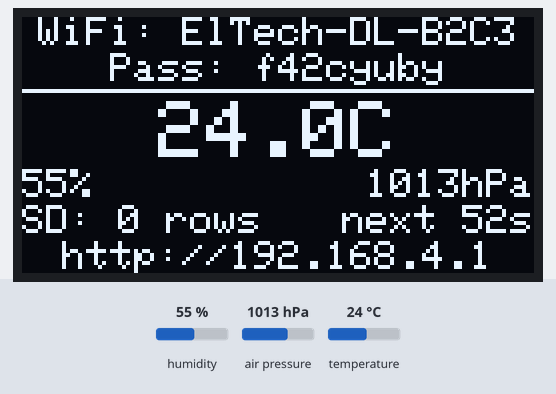
Bench run of a sketch on a simulated ESP32-C3. Parts: 128×64 one-colour display. The test bench sets the inputs (shaded band); at power-on: humidity 55 %, air pressure 1013 hPa, temperature 24 °C. Storage starts empty; random numbers use the default seed unless the sketch sets one; EEPROM starts erased; what the sketch prints to the serial monitor is not drawn.

Above: at 9.4 s.
9.5 s: humidity set to 22 %
At 11.7 s:
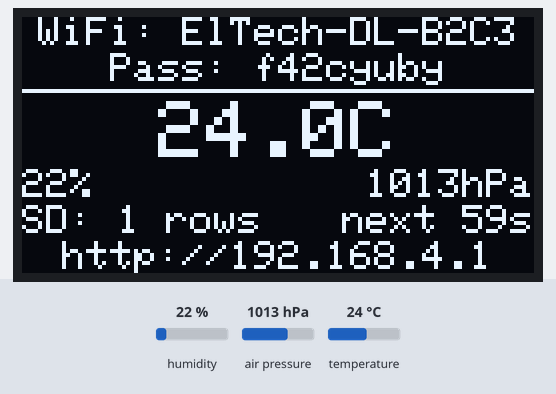
13.8 s: air pressure set to 952 hPa
At 14.7 s:
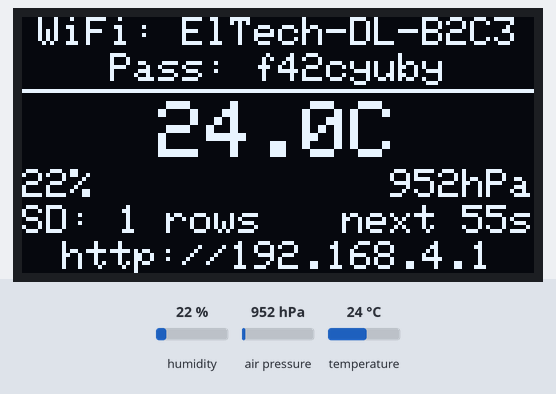
17.8 s: temperature set to 12 °C
At 19.0 s:
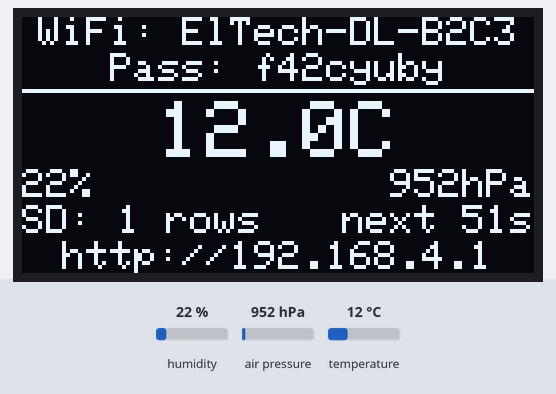
21.8 s: humidity set to 40 %
At 23.2 s:
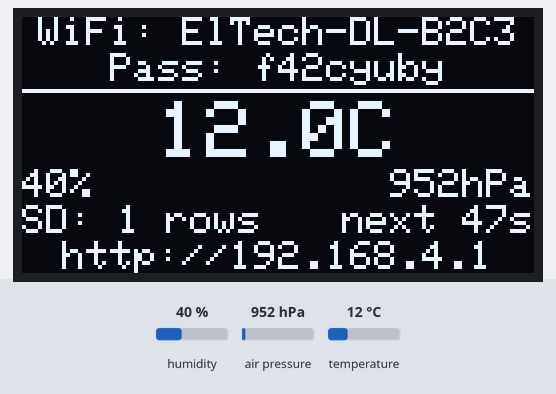
Timing chart, 0 to 24.8 s (numbered marks = the images above; inputs shaded):
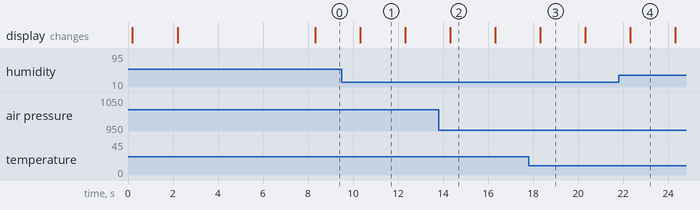

Measured:
- what the display in image 3 shows lasts 2.0 s, from 18.3 s to 20.3 s

The sketch:

data_logger.ino
```cpp
// ElTech-Online ESP32 Data Logger — records temperature, humidity and air
// pressure to a microSD card as a spreadsheet file, with an OLED readout and a
// web page to download the file from.
//
// BETA: this sketch compiles but has not been fully tested on hardware yet.
//
// The technique this kit teaches:
//   - microSD card module -> the SPI BUS (four wires) and FILES: creating,
//     appending to, reading and deleting a file on a memory card
// The sensor and the OLED share the I2C bus, as in the Weather Station kit.
//
// Libraries needed (Arduino IDE Library Manager):
//   Adafruit AHTX0
//   Adafruit BMP280 Library
//   Adafruit SH110X
//   Adafruit GFX Library
// (click "Install all" if it offers dependencies. SD, SPI, WiFi and WebServer
// are built into the ESP32 board package — no separate install)
// Board package: esp32 by Espressif Systems
//
// How to use:
//   1. Put a microSD card (FAT32 formatted, 32 GB or smaller) in the module.
//   2. Flash this sketch. It starts logging one row a minute to log.csv.
//   3. The OLED shows the board's WiFi name and password. Join that network
//      with your phone or laptop and open http://192.168.4.1
//   4. Opening the page also sets the board's clock from your phone, so the
//      rows get real dates and times. "Download" saves the file.
// Full source, wiring diagram and setup guide: github.com/eltech-online/eltech-esp32-data-logger
//
// ---------------------------------------------------------------------------
// New to Arduino code? How to read this file
// ---------------------------------------------------------------------------
// Lines starting with // are comments: notes for people, ignored by the board.
// The file is in this order, and you can read it top to bottom:
//   1. Settings      - pin numbers and the file name, safe to change
//   2. Clock         - getting the date and time from your phone
//   3. SD card       - starting the card and writing a row to the file
//   4. Web server    - what the board sends to your browser
//   5. setup()       - runs ONCE when the board is powered on
//   6. loop()        - then runs over and over, forever
//   7. OLED screen   - drawing the readings on the display
//   8. Self-test     - checking every part works at power-on
// A good first experiment: change DEFAULT_INTERVAL_SECONDS below and upload.

#include <WebServer.h>
#include <Preferences.h>   // saves the logging interval in flash
#include <Wire.h>          // the I2C bus (sensor + OLED)
#include <SPI.h>           // the SPI bus (SD card)
#include <SD.h>            // files on the SD card
#include <sys/time.h>      // the board's clock
#include <Adafruit_AHTX0.h>
#include <Adafruit_BMP280.h>
#include <Adafruit_GFX.h>
#include <Adafruit_SH110X.h>

// ---- WiFi Access Point settings ----
// Leave both empty ("") and every board gets its OWN network name (e.g.
// "ElTech-DL-A3F2") and its OWN random 8-character password, saved in flash.
// Or type your own: name up to 32 characters, password 8-63 characters.
const char* AP_SSID     = "";
const char* AP_PASSWORD = "";
const bool  AP_OPEN_NETWORK = false;  // true = no password at all
#define KIT_SSID_PREFIX "ElTech-DL-"
#define KIT_PREFS       "logger"      // name of this kit's flash "notebook"
#include "eltech_wifi.h"     // starts the WiFi network (second tab in the IDE)
#include "logo_bitmap.h"     // shop logo bitmap for the OLED splash screen
#include "page_template.h"   // the web page's HTML

// ---- I2C pins (sensor + OLED) ----
#define I2C_SDA 8
#define I2C_SCL 9
#define OLED_ADDR   0x3C   // try 0x3D if the screen stays blank
#define BMP280_ADDR 0x77   // the sketch also tries 0x76 by itself

// ---- SPI pins (SD card) ----
// SPI uses four wires. Three are shared by every SPI part on the bus:
//   SCK  = the clock, ticking once per bit
//   MOSI = data from the board to the card ("Master Out, Slave In")
//   MISO = data from the card to the board ("Master In, Slave Out")
// and each part has its own CS ("Chip Select") wire: the board pulls it LOW to
// say "I am talking to YOU now". These four are the ESP32-C3 SuperMini's
// labelled SPI pins.
#define SD_SCK  4   // card module CLK
#define SD_MISO 5   // card module MISO
#define SD_MOSI 6   // card module MOSI
#define SD_CS   7   // card module CS

// ---- Logging ----
const char* LOG_FILE = "/log.csv";         // file names on the card start with /
const int DEFAULT_INTERVAL_SECONDS = 60;   // one row a minute (changeable on the web page)

#define SCREEN_WIDTH 128
#define SCREEN_HEIGHT 64

Adafruit_AHTX0 aht;
Adafruit_BMP280 bmp;
Adafruit_SH1106G display(SCREEN_WIDTH, SCREEN_HEIGHT, &Wire, -1);
WebServer server(80);

// Whether each part answered, so the code can skip a missing one.
bool oledOK = false, ahtOK = false, bmpOK = false, sdOK = false;
bool selfTestPassed = false;
String sdDetail = "";            // card size, or why it failed

// The latest readings. NAN means "not a number": no value yet.
float g_temperature = NAN, g_humidity = NAN, g_pressure = NAN;

int intervalSeconds = DEFAULT_INTERVAL_SECONDS;
unsigned long lastLogMs = 0;     // millis() when the last row was written
unsigned long rowsLogged = 0;    // rows written since power-on
String lastRow = "";             // the last row written, shown on the web page

void centerText(const String& text, int y, int textSize);
void drawDataScreen();
bool runSelfTest();

// ---------------------------------------------------------------------------
// Clock
// ---------------------------------------------------------------------------
// The ESP32 can count time very well, but at power-on it has no idea what the
// date is: it has no battery-backed clock. Your phone knows, so the web page
// sends the phone's time to the board each time it is opened. Until then, rows
// are stamped with the time since power-on instead.
bool clockSet = false;

// The page sends: seconds since 1 Jan 1970 (the usual way computers count
// time, called "epoch" or "Unix time") and the phone's time zone offset in
// minutes. Adding the offset makes the board's clock show local time.
void setClock(long long epochSeconds, int offsetMinutes) {
  struct timeval tv;
  tv.tv_sec = epochSeconds + offsetMinutes * 60;
  tv.tv_usec = 0;
  settimeofday(&tv, NULL);
  clockSet = true;
}

// The time as text for a row of the file: "2026-10-06 14:03:20" once the clock
// is set, or "boot+00:12:45" before.
String timeStamp() {
  char text[24];
  if (clockSet) {
    time_t now = time(NULL);
    struct tm parts;
    gmtime_r(&now, &parts);   // splits the seconds into year, month, day, hour...
    strftime(text, sizeof(text), "%Y-%m-%d %H:%M:%S", &parts);
  } else {
    unsigned long s = millis() / 1000;
    snprintf(text, sizeof(text), "boot+%02lu:%02lu:%02lu", s / 3600, (s / 60) % 60, s % 60);
  }
  return String(text);
}

// ---------------------------------------------------------------------------
// SD card
// ---------------------------------------------------------------------------

// Starts the card and returns true if one is there and readable.
bool startCard() {
  SD.end();                                       // in case this is a retry
  SPI.begin(SD_SCK, SD_MISO, SD_MOSI, SD_CS);
  if (!SD.begin(SD_CS)) {
    sdDetail = "no card or bad wiring";
    return false;
  }
  if (SD.cardType() == CARD_NONE) {
    sdDetail = "no card";
    return false;
  }
  // cardSize() is in bytes; dividing by 1024 twice gives megabytes.
  sdDetail = String((unsigned long)(SD.cardSize() / (1024 * 1024))) + " MB card";
  return true;
}

// Adds one row to the end of the log file. Returns true if it was written.
//
// The file is opened, written and CLOSED again for every row. Closing is what
// actually saves the data to the card, so you can pull the power at any moment
// and lose at most the row being written.
//
// CSV means "comma-separated values": plain text, one row per line, commas
// between the columns. Any spreadsheet program opens it.
bool logRow() {
  if (!sdOK) return false;
  bool isNewFile = !SD.exists(LOG_FILE);
  File file = SD.open(LOG_FILE, FILE_APPEND);     // FILE_APPEND = add to the end
  if (!file) {
    sdOK = false;                                 // card pulled out? loop() retries
    sdDetail = "write failed";
    return false;
  }
  if (isNewFile) file.println("time,temperature_c,humidity_pct,pressure_hpa");   // column titles

  lastRow = timeStamp() + "," + String(g_temperature, 1) + "," + String(g_humidity, 1) + "," + String(g_pressure, 1);
  file.println(lastRow);
  file.close();
  rowsLogged++;
  Serial.println("Logged: " + lastRow);
  return true;
}

// The log file's size in bytes (0 if there is no file).
unsigned long logFileSize() {
  if (!sdOK || !SD.exists(LOG_FILE)) return 0;
  File file = SD.open(LOG_FILE, FILE_READ);
  unsigned long size = file.size();
  file.close();
  return size;
}

// ---------------------------------------------------------------------------
// Web server
// ---------------------------------------------------------------------------
// A browser asks the board for an address, and the matching function below
// sends the answer. setup() connects each address to its function.

void handleRoot() {
  server.sendHeader("Cache-Control", "no-store, no-cache, must-revalidate");
  server.send(200, "text/html", PAGE_TEMPLATE);
}

void handleStyle() {
  server.send(200, "text/css", STYLE_CSS);
}

// "/data" -> the readings and the logger's status as JSON, a simple text
// format programs can read. The page asks for it every 2 seconds.
void handleData() {
  String json = "{";
  json += "\"temp\":\"" + (ahtOK ? String(g_temperature, 1) + " °C" : String("n/a")) + "\",";
  json += "\"hum\":\""  + (ahtOK ? String(g_humidity, 1) + " %" : String("n/a")) + "\",";
  json += "\"pres\":\"" + (bmpOK ? String(g_pressure, 0) + " hPa" : String("n/a")) + "\",";
  json += "\"card\":" + String(sdOK ? "true" : "false") + ",";
  json += "\"card_detail\":\"" + sdDetail + "\",";
  json += "\"rows\":" + String(rowsLogged) + ",";
  json += "\"size\":" + String(logFileSize()) + ",";
  json += "\"interval\":" + String(intervalSeconds) + ",";
  json += "\"clock_set\":" + String(clockSet ? "true" : "false") + ",";
  json += "\"clock\":\"" + timeStamp() + "\",";
  json += "\"last\":\"" + lastRow + "\",";
  json += "\"selftest\":\"" + String(selfTestPassed ? "PASS" : "FAIL") + "\"}";
  server.sendHeader("Cache-Control", "no-store, no-cache, must-revalidate");
  server.send(200, "application/json", json);
}

// "/download" -> the whole log file. The Content-Disposition header tells the
// browser to save it as a file instead of showing it. streamFile() sends it in
// small pieces, so even a file far bigger than the board's memory works.
void handleDownload() {
  if (!sdOK || !SD.exists(LOG_FILE)) {
    server.send(404, "text/plain", "No log file yet.");
    return;
  }
  File file = SD.open(LOG_FILE, FILE_READ);
  server.sendHeader("Content-Disposition", "attachment; filename=\"log.csv\"");
  server.streamFile(file, "text/csv");
  file.close();
}

// "/clear" -> deletes the log file. The next row starts a new one.
void handleClear() {
  if (sdOK) SD.remove(LOG_FILE);
  rowsLogged = 0;
  lastRow = "";
  handleData();
}

// "/interval?s=30" -> how often a row is written, saved in flash.
void handleInterval() {
  intervalSeconds = constrain(server.arg("s").toInt(), 2, 3600);
  Preferences prefs;
  prefs.begin(KIT_PREFS, false);
  prefs.putInt("interval", intervalSeconds);
  prefs.end();
  handleData();
}

// "/settime?epoch=1790000000&offset=60" -> sets the clock from the phone.
void handleSetTime() {
  setClock(atoll(server.arg("epoch").c_str()), server.arg("offset").toInt());
  handleData();
}

// ---------------------------------------------------------------------------
// setup() runs once at power-on, loop() then runs forever
// ---------------------------------------------------------------------------

void setup() {
  Serial.begin(115200);
  Wire.begin(I2C_SDA, I2C_SCL);

  oledOK = display.begin(OLED_ADDR, true);
  ahtOK = aht.begin();
  bmpOK = bmp.begin(BMP280_ADDR) || bmp.begin(0x76);
  sdOK = startCard();

  if (oledOK) {
    display.setTextColor(SH110X_WHITE);   // required, or no text is drawn
    display.setTextWrap(false);
  }

  Preferences prefs;
  prefs.begin(KIT_PREFS, true);           // true = read only
  intervalSeconds = constrain(prefs.getInt("interval", DEFAULT_INTERVAL_SECONDS), 2, 3600);
  prefs.end();

  Serial.println("========================================");
  Serial.println("           ElTech-Online");
  Serial.println("     ESP32 Data Logger (BETA)");
  Serial.println("========================================");

  wifiOK = startAccessPoint();
  selfTestPassed = runSelfTest();
  printWifiDetails();

  server.on("/", handleRoot);
  server.on("/style.css", handleStyle);
  server.on("/data", handleData);
  server.on("/download", handleDownload);
  server.on("/clear", HTTP_POST, handleClear);
  server.on("/interval", HTTP_POST, handleInterval);
  server.on("/settime", HTTP_POST, handleSetTime);
  server.begin();
  readSensors();   // so the very first row of the log has real numbers in it

  if (oledOK) {
    display.clearDisplay();
    display.drawBitmap((SCREEN_WIDTH - LOGO_WIDTH) / 2, 0, logo_bmp, LOGO_WIDTH, LOGO_HEIGHT, SH110X_WHITE);
    centerText("ElTech-Online", 36, 1);
    centerText("Data Logger", 48, 1);
    display.display();
    delay(2000);
    if (wifiOK) {
      display.clearDisplay();
      centerText("Connect to WiFi:", 0, 1);
      centerText(apSsid, 12, 1);
      centerText(AP_OPEN_NETWORK ? String("(open network)") : "Pass: " + apPassword, 24, 1);
      centerText("then open:", 36, 1);
      centerText(apUrl, 48, 1);
      display.display();
      delay(6000);
    }
  }
}

// Takes one reading from each sensor into the g_ variables.
void readSensors() {
  if (ahtOK) {
    sensors_event_t humidity, temp;
    aht.getEvent(&humidity, &temp);
    g_temperature = temp.temperature;
    g_humidity = humidity.relative_humidity;
  }
  if (bmpOK) g_pressure = bmp.readPressure() / 100.0F;   // pascals -> hectopascals
}

void loop() {
  server.handleClient();   // answer any browser that's waiting

  // Read the sensors every 2 seconds WITHOUT stopping the web server.
  // millis() is the number of milliseconds since the board started; we note
  // when we last read and only read again once 2000 ms have gone by.
  // ("static" makes lastRead keep its value between runs of loop().)
  static unsigned long lastRead = 0;
  if (millis() - lastRead >= 2000) {
    lastRead = millis();
    readSensors();
    if (oledOK) drawDataScreen();
  }

  // Write a row every intervalSeconds. The same millis() pattern, with a
  // different gap. The "|| lastLogMs == 0" makes the first row happen at once.
  if (millis() - lastLogMs >= (unsigned long)intervalSeconds * 1000 || lastLogMs == 0) {
    lastLogMs = millis();
    if (lastLogMs == 0) lastLogMs = 1;
    logRow();
  }

  // No card (or it was pulled out)? Try to start it again every 5 seconds, so
  // a card can be swapped without restarting the board.
  static unsigned long lastCardTry = 0;
  if (!sdOK && millis() - lastCardTry >= 5000) {
    lastCardTry = millis();
    sdOK = startCard();
    if (sdOK) Serial.println("SD card found: " + sdDetail);
  }
}

// The live data screen:
//
//   y=0   WiFi: ElTech-DL-A3F2      <- network name
//   y=9   Pass: abcd2345            <- password
//   y=20      21.4C                 <- big temperature (text size 2)
//   y=38  48%          1013hPa      <- humidity and pressure
//   y=47  SD: 128 rows  next 42s    <- the logger
//   y=56  http://192.168.4.1        <- the address to open in your browser
void drawDataScreen() {
  display.clearDisplay();

  if (wifiOK) {
    String nameLine = "WiFi: " + apSsid;
    centerText(nameLine.length() <= 21 ? nameLine : apSsid, 0, 1);
    String passLine = AP_OPEN_NETWORK ? String("Open network") : "Pass: " + apPassword;
    centerText(passLine.length() <= 21 ? passLine : apPassword, 9, 1);
  } else {
    centerText("WiFi FAILED", 0, 1);
    centerText(wifiError, 9, 1);
  }
  display.drawLine(0, 18, SCREEN_WIDTH, 18, SH110X_WHITE);

  centerText(ahtOK ? String(g_temperature, 1) + "C" : String("n/a"), 21, 2);

  display.setTextSize(1);
  display.setCursor(0, 38);
  display.print(ahtOK ? String(g_humidity, 0) + "%" : String("--"));
  String pressure = bmpOK ? String(g_pressure, 0) + "hPa" : String("--");
  display.setCursor(SCREEN_WIDTH - pressure.length() * 6, 38);   // 6 pixels per character
  display.print(pressure);

  display.setCursor(0, 47);
  if (sdOK) {
    long nextIn = intervalSeconds - (long)((millis() - lastLogMs) / 1000);
    display.print("SD: " + String(rowsLogged) + " rows");
    String next = "next " + String(max(nextIn, 0L)) + "s";
    display.setCursor(SCREEN_WIDTH - next.length() * 6, 47);
    display.print(next);
  } else {
    display.print("SD: NO CARD");
  }

  if (wifiOK) centerText(apUrl, 56, 1);
  display.display();
}

// Draws `text` horizontally centered at the given y, for the given text size.
// Each character of the default font is 6 pixels wide at size 1.
void centerText(const String& text, int y, int textSize) {
  display.setTextSize(textSize);
  int x = (SCREEN_WIDTH - (int)text.length() * 6 * textSize) / 2;
  if (x < 0) x = 0;
  display.setCursor(x, y);
  display.print(text);
}

// Checks each part is connected, prints the result to Serial, and returns true
// only if everything passed.
bool runSelfTest() {
  Serial.println("--- Self-test ---");
  Serial.print("OLED (SH1106): "); Serial.println(oledOK ? "OK" : "NOT FOUND");
  Serial.print("AHT20:         "); Serial.println(ahtOK ? "OK" : "NOT FOUND");
  Serial.print("BMP280:        "); Serial.println(bmpOK ? "OK" : "NOT FOUND");
  Serial.print("SD card:       ");
  if (sdOK) { Serial.print("OK ("); } else { Serial.print("NOT FOUND ("); }
  Serial.print(sdDetail); Serial.println(")");
  Serial.print("WiFi AP:       ");
  if (wifiOK) { Serial.println("OK"); } else { Serial.print("FAILED ("); Serial.print(wifiError); Serial.println(")"); }

  bool passed = oledOK && ahtOK && bmpOK && sdOK && wifiOK;
  Serial.print("RESULT:        "); Serial.println(passed ? "PASS" : "FAIL");
  return passed;
}
```

Source omitted: eltech_wifi.h (6594 bytes), logo_bitmap.h (data table, 2048 bytes), page_template.h (4109 bytes)
